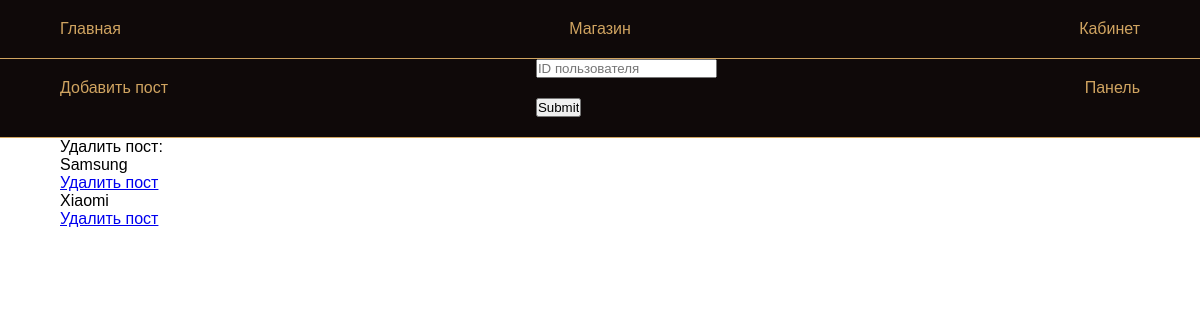
The page /admin (signed in) on the database its author committed.
### app_file.py (models this page shows, shortened)
class Mainmenu(db.Model):
    id = db.Column(db.Integer , primary_key = True)
    title = db.Column(db.String(50),nullable = True)
    url = db.Column(db.String(50),nullable = True)

class Products(db.Model):
    id = db.Column(db.Integer , primary_key = True)
    name = db.Column(db.String(150),nullable = True)
    price = db.Column(db.Integer,nullable = True)
    descript = db.Column(db.Text(500),nullable = True)
    table_n = db.Column(db.String(150),nullable = True)
    product_photo = db.Column(db.String ,nullable = True)
    post_date = db.Column(db.DateTime,default = datetime.utcnow())

### shop.py (the view)
@app.route('/admin')
@login_required
def admin():
    admin_posts = dbase.get_all_products()
    admin_menu =  dbase.get_menu()
    return fl.render_template('admin_panel.html',menu =admin_menu,title='Личный кабинет',admin_posts = admin_posts)

### FDataBase.py (called while the page is built)
    def get_menu(self):
        try:
            with app_file.app.app_context():
                res = app_file.Mainmenu.query.all()
                if res:
                    return res
        except:
            app_file.db.session.rollback()
            print("Error 18str")

    def get_all_products(self):
         try:
            with app_file.app.app_context():
                res = app_file.Products.query.all()
                if res:
                    return res
         except:
             print("Error 36str")
         return ['no']

    def get_user(self,user_id):
        try:
            with app_file.app.app_context():
                res = app_file.Users.query.filter_by(id = user_id).limit(1).all()
                if res:
                    return res
        except:
            app_file.db.session.rollback()
            print("Error 155str")

### UserLogin.py (called while the page is built)
    def fromDB(self,user_id , db):
        self.__user = db.get_user(user_id)
        return self

### shop.py (called while the page is built)
@app.before_request
def DBase_connect():
    global dbase
    dbase = FDataBase(sql_db)

@login_manager.user_loader
def load_user(user_id):
    print("Load user")
    return UserLogin().fromDB(user_id,dbase)

### templates/admin_panel.html (shortened to what this page needs)
{% extends 'base.html' %}
{% block content %}
{{ super() }}
<ul class="container header">
    <li class="header_link"><a href="/create_post">Добавить пост</a></li>
    <form action="delete_user" method="POST">
        <input type="number" placeholder="ID пользователя" name="user_id">
        <li class="header_link"><input type="submit" placeholder="Удалить пользователя"></li>
    </form>
    <li class="header_link"><a href="/admin">Панель</a></li>
</ul>
<div class="container">
    <p>Удалить пост:</p>
    {% for posts in admin_posts %}
        <p>{{ posts.name }}</p>
        <a href="{{ url_for('delete_post',post_id = posts.id) }}">Удалить пост</a>
    {% endfor %}
</div>
{% endblock %}

### templates/base.html (shortened to what this page needs)
<!DOCTYPE html>
<html>
<head>
    <link type="text/css" href="{{ url_for('static' , filename='css/all.css') }}" rel="stylesheet"/>
</head>
<body>
{%- block content -%}
    {%- block mainmenu -%}
        <ul class="container header">
            {%- for m in menu -%}
                <li class="header_link"><a href="{{ m.url }}" >{{ m.title }}</a></li>
            {%- endfor -%}
        </ul>
    {%- endblock -%}
{%- endblock -%}
</body>
</html>

### static/css/all.css (style rules this page uses)
* { margin: 0; padding: 0; font-family: Arial, Helvetica, sans-serif; }
.container { padding: 0 5%; }
.header { display: flex; justify-content: space-between; background-color: #0f0909; border-bottom: 1px solid #d0a461; }
.header_link { list-style-type: none; margin: 20px 0px; }
.header_link a { color: #d0a461; text-decoration: none; }

### rows shown on the page
Mainmenu: title "Главная"
Mainmenu: title "Магазин"
Mainmenu: title "Кабинет"
Products: name "Samsung"
Products: name "Xiaomi"
